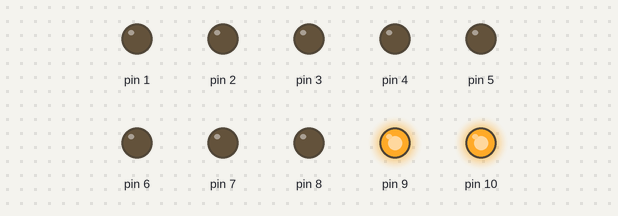
A sketch run on a simulated Arduino Uno, built with avr-gcc and run on an emulated ATmega328P. Parts: output pins drawn as LEDs (lit = HIGH). Random numbers use the default seed unless the sketch sets one.

Above: at 0.1 s.
At 4.6 s:
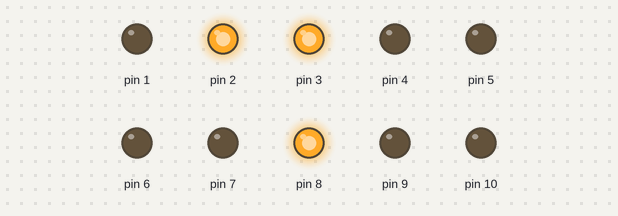
At 9.6 s:
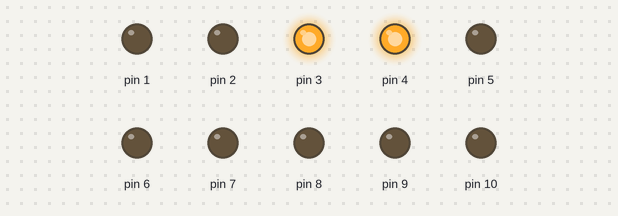
At 19.1 s:
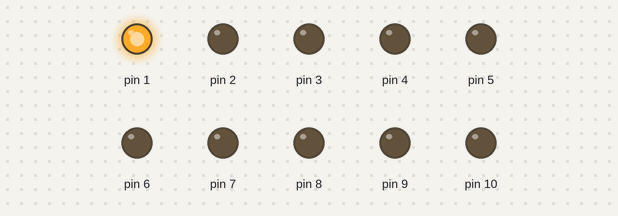
At 29.1 s:
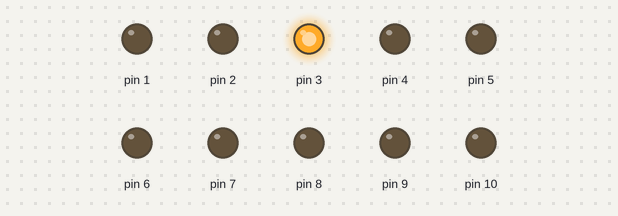
At 39.1 s:
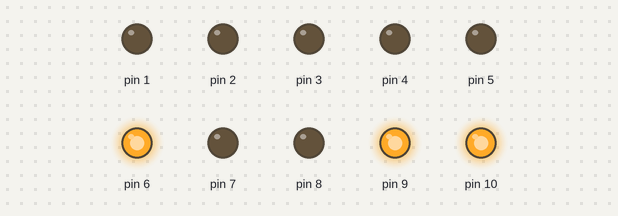
Timing chart, 0 to 40.0 s (numbered marks = the images above):
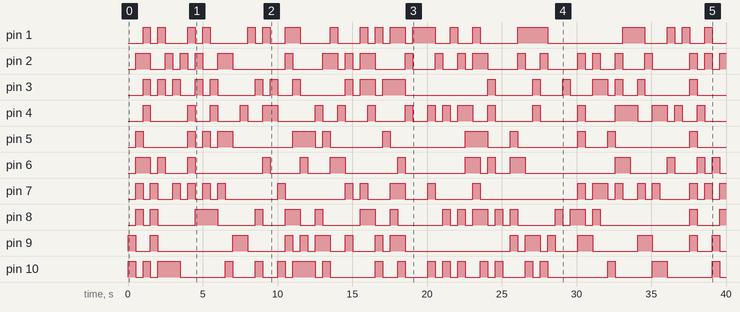

Measured:
- by itself, pin 1: LOW → HIGH at 1.0 s, → LOW 0.50 s later, → HIGH 0.50 s later, → LOW 0.50 s later, … (38 changes in this stretch)
- by itself, pin 2: LOW → HIGH at 0.50 s, → LOW 1.0 s later, → HIGH 1.0 s later, → LOW 0.50 s later, … (43 changes in this stretch)
- by itself, pin 3: LOW → HIGH at 1.0 s, → LOW 0.50 s later, → HIGH 0.50 s later, → LOW 0.50 s later, … (36 changes in this stretch)
- by itself, pin 4: LOW → HIGH at 1.0 s, → LOW 0.50 s later, → HIGH 2.5 s later, → LOW 0.50 s later, … (38 changes in this stretch)
- by itself, pin 5: LOW → HIGH at 0.50 s, → LOW 0.50 s later, → HIGH 3.0 s later, → LOW 0.50 s later, … (24 changes in this stretch)
- by itself, pin 6: LOW → HIGH at 0.50 s, → LOW 1.0 s later, → HIGH 0.50 s later, → LOW 0.50 s later, … (28 changes in this stretch)
- by itself, pin 7: LOW → HIGH at 0.50 s, → LOW 0.50 s later, → HIGH 0.50 s later, → LOW 0.50 s later, … (39 changes in this stretch)
- by itself, pin 8: LOW → HIGH at 0.50 s, → LOW 0.50 s later, → HIGH 0.50 s later, → LOW 0.50 s later, … (35 changes in this stretch)

The sketch:

baitap_1.ino
```cpp
void setup() {
  // put your setup code here, to run once:
  for(int i=1;i<11;i++){
    pinMode(i,OUTPUT);
  }

}

void loop() {
  // put your main code here, to run repeatedly:
  int a[10];
  for(int i=0;i<10;i++){
    a[i]=random(-100,100);
  }
  for(int i=1;i<11;i++)
  {
    if(a[i-1]%2==1)
    {
      digitalWrite(i,HIGH);
    }
    else{
      digitalWrite(i,LOW);
    }
  }
  delay(500);
}
```
